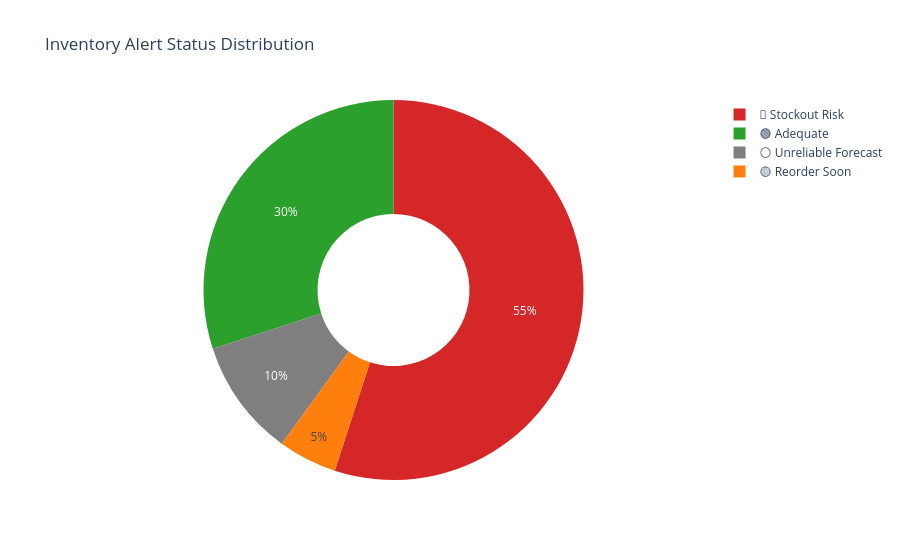

Notebook code for this chart:
### Code cell
import plotly.express as px

status_counts = alerts['AlertStatus'].value_counts().reset_index()
status_counts.columns = ['Status', 'Count']

fig1 = px.pie(
    status_counts, names='Status', values='Count',
    title='Inventory Alert Status Distribution',
    color='Status',
    color_discrete_map={
        '🔴 Stockout Risk': '#d62728',
        '🟡 Reorder Soon': '#ff7f0e',
        '🟣 Overstock': '#9467bd',
        '🟢 Adequate': '#2ca02c',
        '⚪ Unreliable Forecast': '#7f7f7f'
    },
    hole=0.4
)
fig1.show()

### Figure 1 — Plotly figure (JSON) as saved in the notebook; plotly's stock layout.template omitted (floating-point values rounded to 4 significant figures)
{"data": [{"customdata": [["🔴 Stockout Risk"], ["🟢 Adequate"], ["⚪ Unreliable Forecast"], ["🟡 Reorder Soon"]], "domain": {"x": [0, 1], "y": [0, 1]}, "hole": 0.4, "hovertemplate": "Status=%{customdata[0]}<br>Count=%{value}<extra></extra>", "labels": ["🔴 Stockout Risk", "🟢 Adequate", "⚪ Unreliable Forecast", "🟡 Reorder Soon"], "legendgroup": "", "marker": {"colors": ["#d62728", "#2ca02c", "#7f7f7f", "#ff7f0e"]}, "name": "", "showlegend": true, "type": "pie", "values": [11, 6, 2, 1]}], "layout": {"legend": {"tracegroupgap": 0}, "title": {"text": "Inventory Alert Status Distribution"}}}
